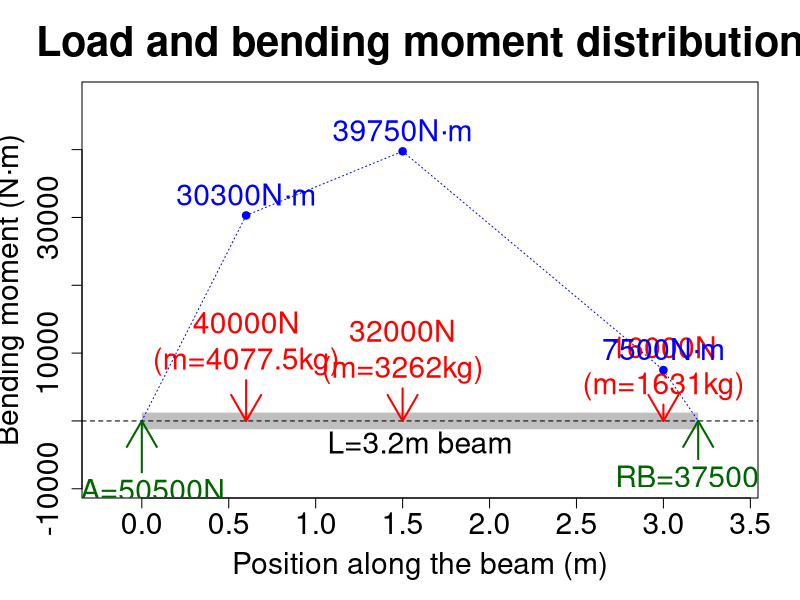
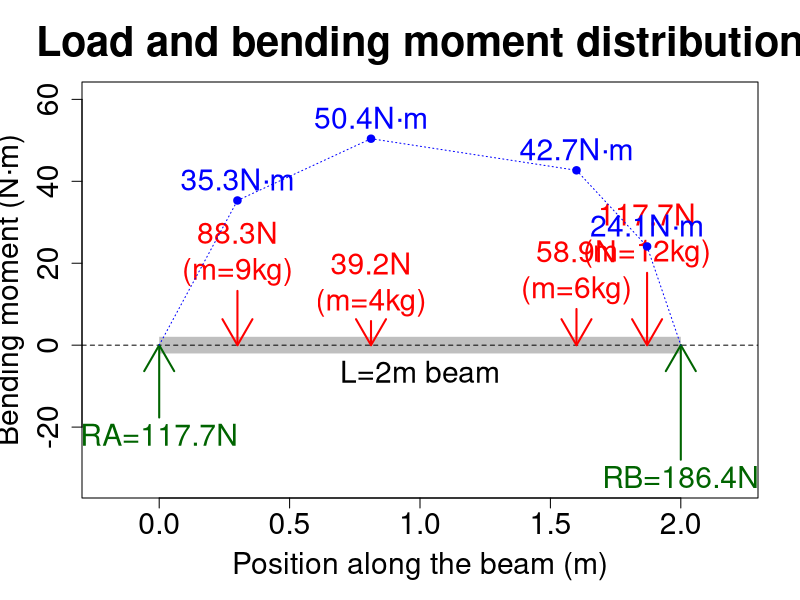
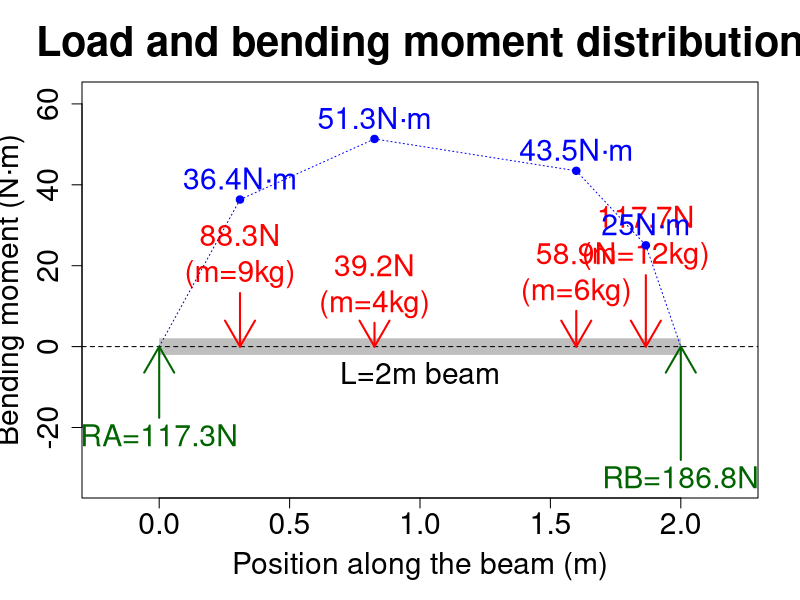
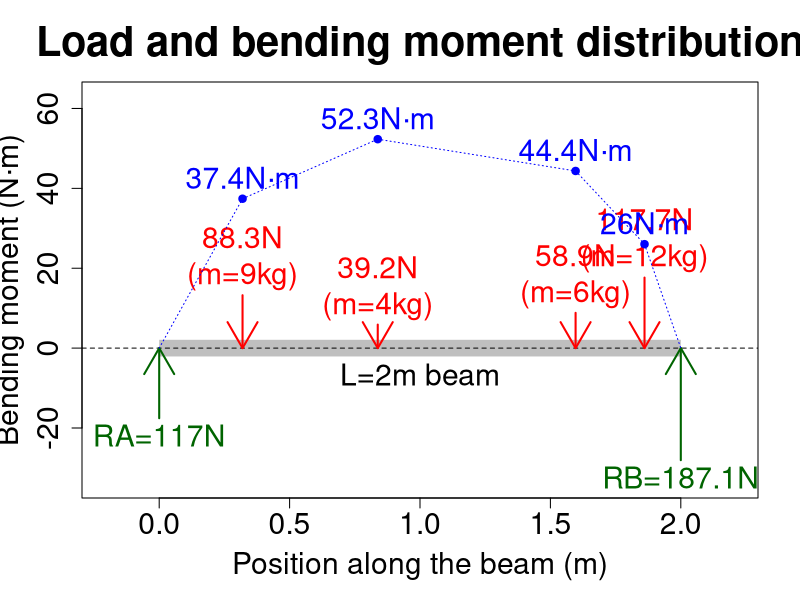
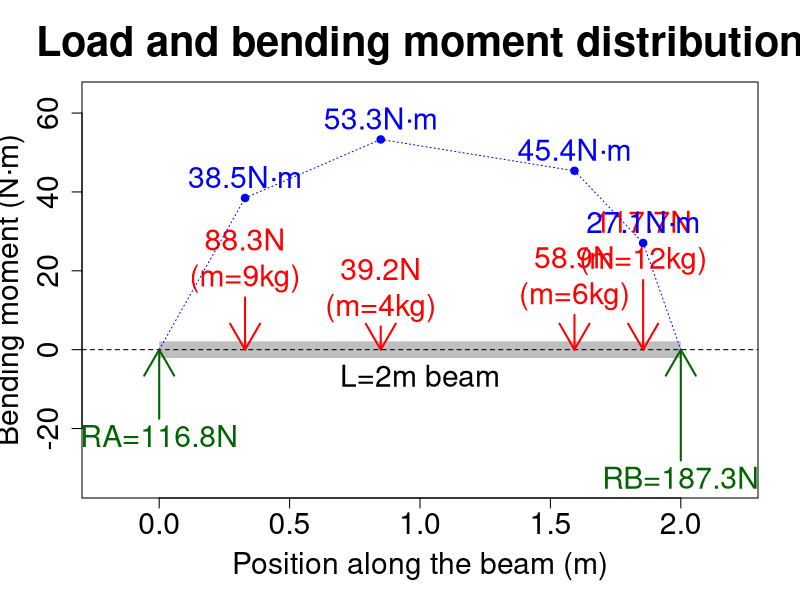
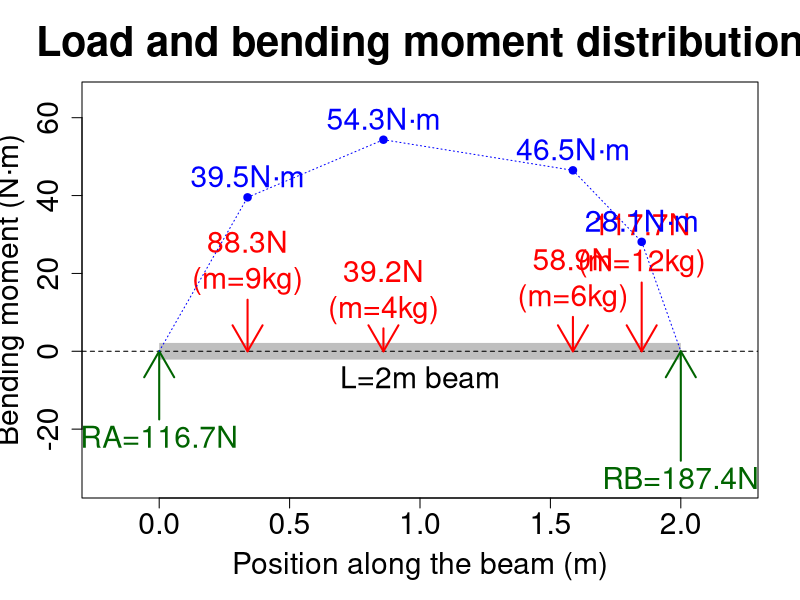
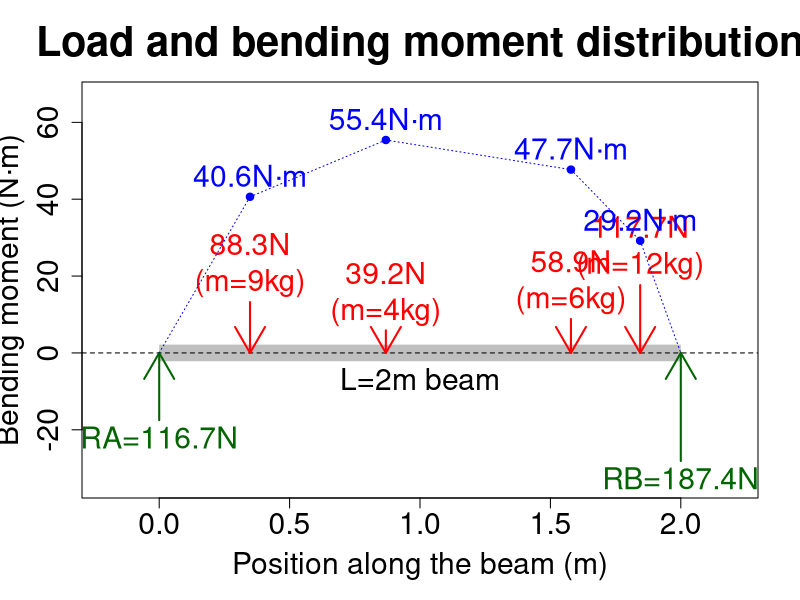
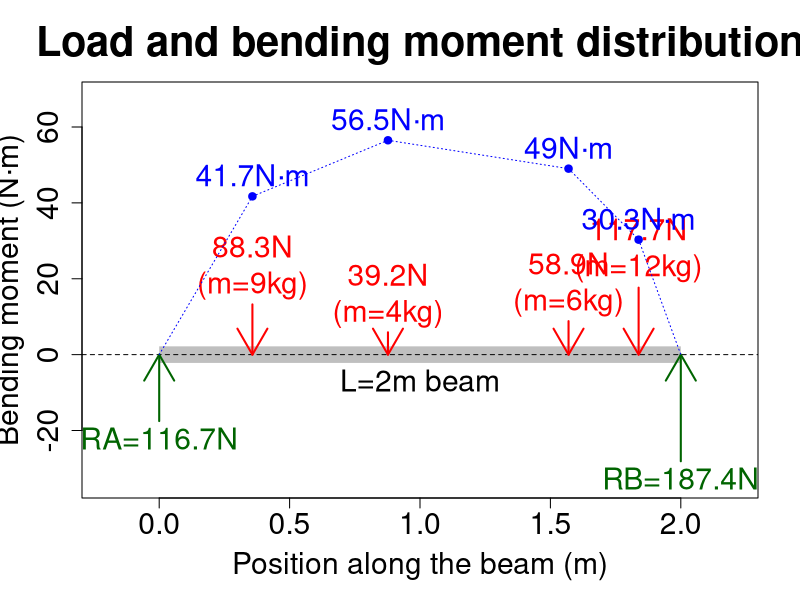

Recreate these plots in R, in order. (Note: this script raises an error after producing the figures.)
# Beam load and bending moment distribution simulation
# www.overfitting.net
# https://www.overfitting.net/2025/10/simulando-cargas-en-una-viga-con-r.html


beam_bending_moments <- function(L, x, m, g = 9.81,
                                 labels = TRUE, png = TRUE, name = "beam.png") {
    require(Cairo)
    
    # Checks
    if (length(x) != length(m)) stop("x and m must have the same length")
    if (any(x < 0 | x > L)) stop("Positions x must be within the span [0, L]")
    neworder=order(x)  # in case the vector is not ordered
    x=x[neworder]
    m=m[neworder]

    fscale <- 3  # scaling factor to plot forces in N
    
    
    ################################
    # 1. CALCULATIONS
    
    # Force calculation
    P <- m * g
    N <- length(x)
    
    # Support reactions (linear effects)
    RA <- sum(P * (L - x)) / L
    RB <- sum(P * x) / L

    # Bending moments at each load
    M <- numeric(N)
    for (i in 1:N) {
        # Forces to the left of point x[i]
        idx_left <- which(x < x[i])
        M[i] <- RA * x[i] - sum(P[idx_left] * (x[i] - x[idx_left]))
    }
    
    
    ################################
    # 2. PLOTTING
    
    if (png) CairoPNG(name, width=1280, height=800)

    xlimits=c(-0.2, L+0.2)
    ylimits=c(-0.05 * max(RA,RB) * fscale, max(M)) * 1.2
    # ylimits=c(-30, 80)  # Example 2: moving loads (animation)
    # ylimits=c(-8, 23)  # Example 3: load distributions
    plot(xlimits, ylimits, type = "n", axes = TRUE,
         xlab = "Position along the beam (m)", ylab = "Bending moment (N·m)",
         main = "Load and bending moment distribution",
         cex.main = 2.5, cex.lab  = 1.8, cex.axis = 1.8)
    
    # Beam
    segments(0, 0, L, 0, lwd = 16, col = rgb(0.5, 0.5, 0.5, 0.5), lend = "butt")
    text(L/2, ylimits[1]/15, paste0("L=", round(L,1), "m beam"), cex = 1.8, pos = 1)
    abline(h = 0, lty = 2)
    
    # Forces
    # Loads
    arrows(x, 0.05 * P * fscale, x, 0, length = 0.3, col = "red", lwd = 2)
    if (labels) text(x, 0.5 * m * fscale, paste0(round(P,1), "N\n(m=", round(m,1), "kg)"),
         col = "red", cex = 1.8, pos = 3)
    
    # Reactions
    arrows(c(0,L), -0.05 * c(RA, RB) * fscale, c(0,L), c(0,0),
           length = 0.3, col = "darkgreen", lwd = 2)
    if (labels) text(c(0, L), -0.05 * c(RA, RB) * fscale,
         c(paste0("RA=", round(RA,1), "N"), paste0("RB=", round(RB,1), "N")),
         col = "darkgreen", cex = 1.8, pos = 1)
    
    # Bending moments
    points(x, M, pch = 19, col = "blue")
    if (labels) text(x, M, paste0(round(M,1), "N·m"), pos = 3, col = "blue", cex = 1.8)
    segments(0, 0, x[1], M[1], col = 'blue', lty = 'dotted')
    for (i in 1:(N-1)) {
        segments(x[i], M[i], x[i+1], M[i+1], col = 'blue', lty = 'dotted')
    }
    segments(x[N], M[N], L, 0, col = 'blue', lty = 'dotted')
    
    if (png) dev.off()
    
    
    return(data.frame(x, m, P, M))
}


# Example 1: check https://www.youtube.com/watch?v=fJOg62E2754
L <- 3.2
x <- cumsum(c(0.6, 0.9, 1.5))
m <- c(40000, 32000, 16000)/9.81
results <- beam_bending_moments(L, x, m, name="beamcheck.png")
print(results)


# Example 2: moving loads (animation)
L <- 2.0
m <- c(9, 4, 6, 12)
NFRAMES=24*4
for (frame in 0:(NFRAMES-1)) {
    name=paste0("beam_", ifelse(frame<10, "0", ""), frame, ".png")
    print(name)
    x <- c((0.3+sin(2*pi*frame/NFRAMES)*0.3/2), (0.6+sin(2*pi*frame/NFRAMES+pi/4)*0.6/2),
           (1.2+sin(2*pi*frame/NFRAMES+pi/2)*0.8/2), (1.8+sin(2*pi*frame/NFRAMES+3*pi/4)*0.2/2))
    results <- beam_bending_moments(L, x, m,
                                    labels=TRUE, png=TRUE, name=name)  
}


# Example 3: load distributions

# Uniformly distributed loads
N=11
L <- 2.0
x <- seq(0, L, length.out=N)
m <- rep(1, N)
results <- beam_bending_moments(L, x, m, labels=FALSE, png=TRUE, name="beamuniform.png")
print(results)

# Optimal distributed loads
N=6
L <- 2.0
x <- seq(0, L, length.out=N)
m <- c(seq(2, 1, length.out=N/2), seq(1, 2, length.out=N/2))
results <- beam_bending_moments(L, x, m, labels=TRUE, png=TRUE, name="beamoptimum.png")
print(results)

# Critically distributed loads
N=6
L <- 2.0
x <- seq(0, L, length.out=N)
m <- c(seq(1, 2, length.out=N/2), seq(2, 1, length.out=N/2))
results <- beam_bending_moments(L, x, m, labels=TRUE, png=TRUE, name="beamcritical.png")
print(results)

# Empty centre
N=6
L <- 2.0
x <- c(0, 0.2, 0.4, 2-0.4, 2-0.2, 2)  # seq(0, L, length.out=N)
m <- c(seq(2, 1, length.out=N/2), seq(1, 2, length.out=N/2))
results <- beam_bending_moments(L, x, m, labels=TRUE, png=TRUE, name="beamprotect.png")
print(results)
